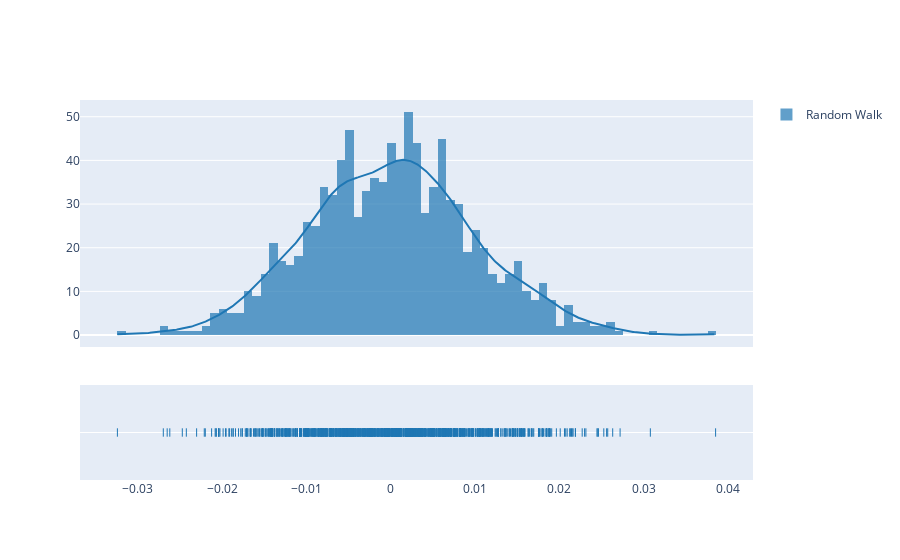

This figure's notebook cell:
### Markdown cell above
This is clearly a random walk, p-value is 0, null hypothesis is rejected, unit root doesn't exist and the time-series is stationary

### Code cell
fig = ff.create_distplot([random_walk],['Random Walk'],bin_size=0.001)
iplot(fig, filename='Basic Distplot')

### Figure 1 — Plotly figure (JSON) as saved in the notebook; plotly's stock layout.template omitted (floating-point values rounded to 4 significant figures; data arrays with more than 128 entries replaced by an {"elided": "..."} marker saying what was removed)
{"data": [{"autobinx": false, "histnorm": "probability density", "legendgroup": "Random Walk", "marker": {"color": "rgb(31, 119, 180)"}, "name": "Random Walk", "opacity": 0.7, "type": "histogram", "x": {"elided": "1000 float values"}, "xaxis": "x", "xbins": {"end": 0.03853, "size": 0.001, "start": -0.03241}, "yaxis": "y"}, {"legendgroup": "Random Walk", "marker": {"color": "rgb(31, 119, 180)"}, "mode": "lines", "name": "Random Walk", "showlegend": false, "type": "scatter", "x": {"elided": "500 float values"}, "xaxis": "x", "y": {"elided": "500 float values"}, "yaxis": "y"}, {"legendgroup": "Random Walk", "marker": {"color": "rgb(31, 119, 180)", "symbol": "line-ns-open"}, "mode": "markers", "name": "Random Walk", "showlegend": false, "type": "scatter", "x": {"elided": "1000 float values"}, "xaxis": "x", "y": {"elided": "1000 str values"}, "yaxis": "y2"}], "layout": {"barmode": "overlay", "hovermode": "closest", "legend": {"traceorder": "reversed"}, "xaxis": {"anchor": "y2", "domain": [0, 1], "zeroline": false}, "yaxis": {"anchor": "free", "domain": [0.35, 1], "position": 0}, "yaxis2": {"anchor": "x", "domain": [0, 0.25], "dtick": 1, "showticklabels": false}}}
